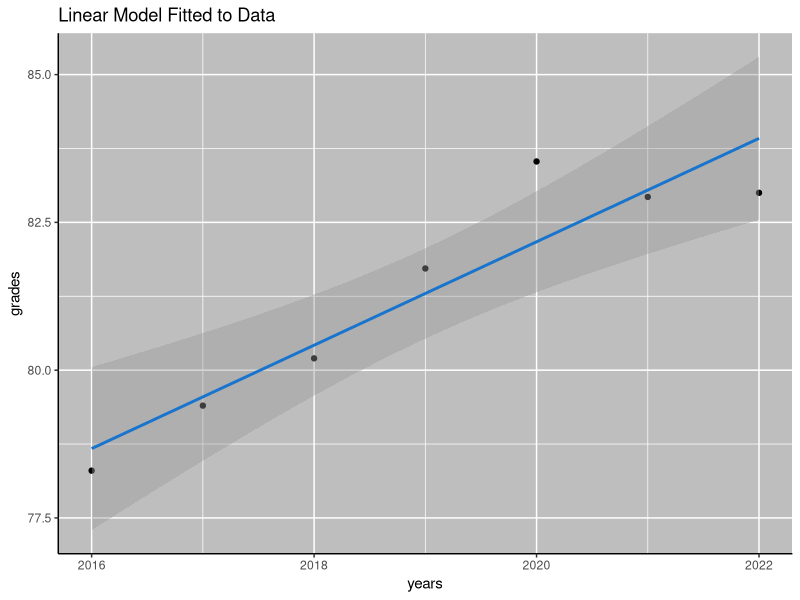

Recreate this plot in R. (Note: this script raises an error after producing the figure.)
install.packages("ggplot2", dependencies=TRUE)
library(ggplot2)

#create data frame
years <- seq(from = 2016, to = 2022, by = 1)
grades <- c(78.3, 79.4, 80.2, 81.72, 83.53, 82.93,83)

df <- data.frame(years, grades)

plot <- ggplot(data = df, aes(x = years, y = grades)) +
geom_point() +
stat_smooth(method = "lm", col = "dodgerblue3") +
theme(panel.background = element_rect(fill = "gray"),
axis.line.x=element_line(),
axis.line.y=element_line()) +
ggtitle("Linear Model Fitted to Data")

y_inter <- model$coefficients[1]
slope <- model$coefficients[2]

average_err <- summary(model)$sigma
avg_err <- avg_err / length(m)

std_err <- sqrt(diag(vcov(model)))

#change the y-intercept/slope until the avg error goes down.

print("start")
decrease_err <- function(p) {
    #contiously change the data
    models <- lm(grades ~ years, data=df)

    res <- summary(models)$residuals
    dist <- which(abs(res)>0.5)

    for (i in dist) {
        grades[i] <- grades[i]+p
    }

    df2 <- data.frame(years, grades)
    model3 <- lm(grades ~ years, data=df2)
    return(model3)
}

# print(sqrt(diag(vcov(decrease_err(-0.51)))))

find_max <- function() {
    vec <- seq(-1, 1, by = 0.01)
    res <- c()
    for (v in vec) {
        res <- c(res, sqrt(diag(vcov(decrease_err(v))))[1]+sqrt(diag(vcov(decrease_err(v))))[2])
    }

    return(vec[which.min(res)])
}

for (i in 1:length(grades)) {
    grades[i] <- grades[i]+find_max()
}

df_f <- data.frame(years, grades)
model <- lm(grades ~ years, data=df_f)
pred <- predict(model, data.frame(years=2024))

plot_f <- ggplot(data = df_f, aes(x = years, y = grades)) +
geom_point() +
stat_smooth(method = "lm", col = "dodgerblue3") +
theme(panel.background = element_rect(fill = "gray"),
axis.line.x=element_line(),
axis.line.y=element_line()) +
ggtitle("Linear Model Fitted to Data")

result <- paste("Cutoff for year: ", as.character(pred), sep = "")
print(result)
print(plot(fitted(model), resid(model)))
abline(0,0)
print(plot_f)




